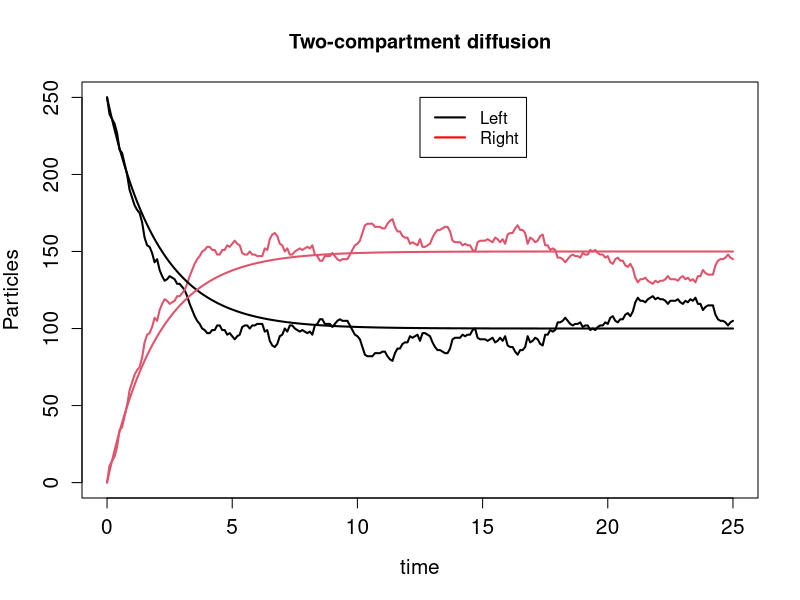

This figure's R source:
# Dynamic Models in Biology, Stephen Ellner and John Guckenheimer
# TwoState.R simulates a group of particles all moving 
# back and forth between two compartments, using a coin-tossing
# process. In time interval dt, each particle in the left box has
# probability R*dt of moving to the right box, and each one in the right
# box has probability L*dt of moving into the left box. For dt small
# and a large number of particles, the process should approximate
# a two-compartment differential equation
#
#   dQ1/dt= -R*Q1 + L*Q2      dQ2/dt= -L*Q2 + R*Q11
#
# Simulations of the Markov Chain are plotted along with solutions
# of the differential equation. 

rm(list=ls(all=TRUE)); # clear past actions from R's memory 
require(deSolve); 

# parameters
R=0.3; L=0.2; dt=0.1; tmax=25; 

# initial condition
nL0=250; nR0=0; ntot=nL0+nR0; 

# movement probabilities per time step 
Rdt=R*dt; Ldt=L*dt;

# initialize variables for current population size
nL=nL0; nR=nR0; 

# initialize vectors storing the results over time
ntL=nL; ntR=nR;  t=0; tvals=0;

while(t<tmax) {
   # how many move from L to R?
    moveR=ifelse(nL>0, sum(runif(nL)<Rdt), 0);
   # how many move from R to L?
    moveL=ifelse(nR>0, sum(runif(nR)<Ldt), 0);
   # make the changes
     nL=nL + moveL - moveR;
     nR=nR + moveR - moveL;
   # store the results for plotting
   	t=t+dt; tvals=c(tvals,t);
	ntL=c(ntL,nL); ntR=c(ntR,nR);
} 

# solve the ODEs for the continuous time chain (dt -> 0)
diffus2=function(t,y,parms) {
  dy= c( -R*y[1]+L*y[2], R*y[1]-L*y[2] );
  return(list(dy))
}	 

out=lsoda(y=c(nL0,nR0),times=seq(0,tmax,by=dt),func=diffus2,parms=0);

# plot stochastic simulation and deterministic solutions
par(cex.axis=1.25,cex.lab=1.25); 
matplot(tvals,cbind(ntL,ntR),type="l",lty=1,lwd=2,ylim=c(0,ntot), xlab="time",ylab="Particles")
matpoints(out[,1],out[,2:3],type="l",lty=1,lwd=2); 	 
title(main="Two-compartment diffusion")
legend(0.5*tmax,ntot,legend=c("Left","Right"),col=c("Black","Red"),lty=1,lwd=2)
